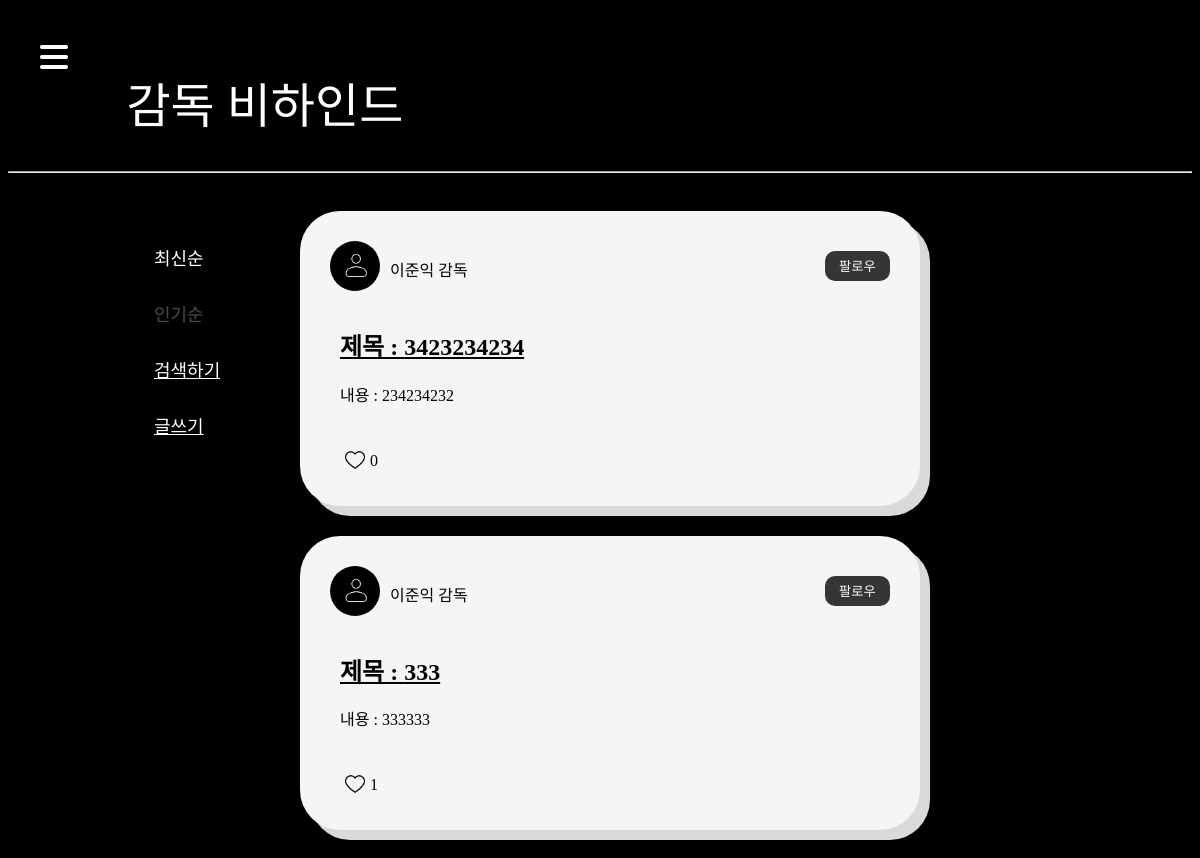
/behinds/ (signed in), run on an earlier commit of the app's database.
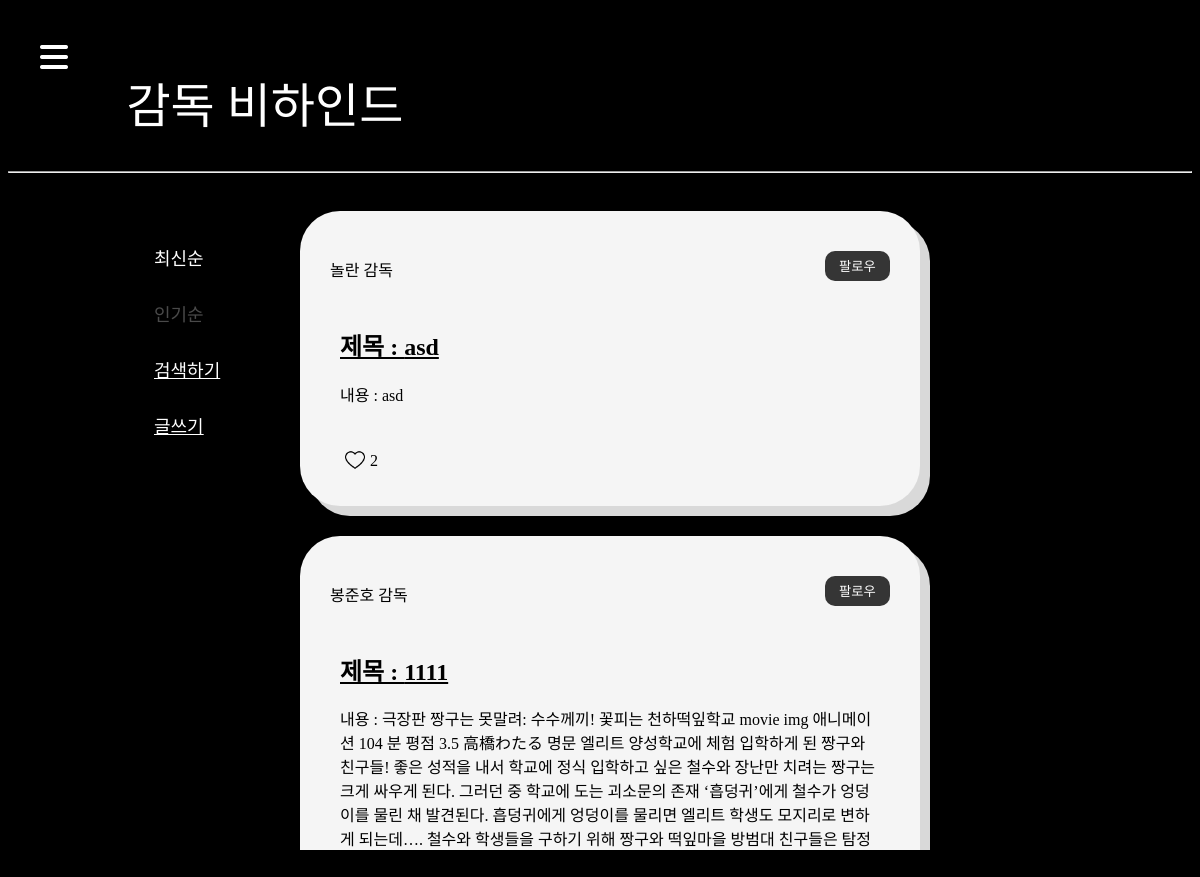
And on a later commit of the database.
### behinds/models.py (models this page shows)
class Behind(models.Model):
    user = models.ForeignKey(settings.AUTH_USER_MODEL, on_delete=models.CASCADE)
    title = models.CharField(max_length=50)
    content = models.TextField()
    created_at = models.DateTimeField(auto_now_add=True)
    updated_at = models.DateTimeField(auto_now=True)
    like_user = models.ManyToManyField(settings.AUTH_USER_MODEL, related_name='like_behinds')

### accounts/models.py (models this page shows)
class User(AbstractUser):
    followings = models.ManyToManyField('self', symmetrical=False, related_name='followers', blank=True)
    nickname = models.CharField(max_length=20)
    behind_auth = models.BooleanField(default=False)
    profile_image = models.ImageField(upload_to="image", blank=True)

### behinds/views.py (the view)
# urls.py: path('', views.index, name="index"),
def index(request):
    if request.body:
        jsonObject = json.loads(request.body)
        if 'inputContent' in jsonObject.keys():
            inputContent = jsonObject.get('inputContent')
            behinds = Behind.objects.all()
            users = get_user_model().objects. all()
            data = []
            behind_name = get_user_model().objects.filter(username__icontains=inputContent)
            if len(inputContent) > 0 and len(behind_name) > 0:
                for user in behind_name:
                    targetBehinds = user.behind_set.filter(user=user.pk)
                    for targetbehind in targetBehinds:
                        item = {
                            'pk': targetbehind.pk,
                            'title': targetbehind.title,
                            'username': user.username,
                        }
                        data.append(item)
            behinds_title = Behind.objects.filter(title__icontains = inputContent)
            if len(inputContent) > 0 and len(behinds_title) > 0:
                for behind in behinds_title:
                    item = {
                        'pk': behind.pk,
                        'title': behind.title,
                        'username': behind.user.username,
                    }
                    flag = True
                    for d in data :
                        if d['pk'] == behind.pk:
                            flag = False
                            break
                    if flag :
                        data.append(item)
            behinds_content = Behind.objects.filter(content__icontains = inputContent)
            if len(inputContent) > 0 and len(behinds_content) > 0:
                for behind in behinds_content:
                    item = {
                        'pk': behind.pk,
                        'title': behind.title,
                        'username': behind.user.username,
                    }
                    flag = True
                    for d in data :
                        if d['pk'] == behind.pk:
                            flag = False
                            break
                    if flag :
                        data.append(item)
            context = {
                'searchResult': data
            }
            return JsonResponse(context)
    else:
        recentBehinds = Behind.objects.all().order_by('-pk')
        popularBehinds = Behind.objects.annotate(popular_count=Count('like_user')).order_by('-popular_count')
        context = {
            'recentBehinds': recentBehinds,
            'popularBehinds': popularBehinds,
        }
    return render(request, 'behinds/index.html', context)

### behinds/templates/behinds/index.html (shortened to what this page needs)
{% extends 'base.html' %}
{% load static %}
{% block css %}
  <link rel="stylesheet" href="{% static 'css/behinds.css' %}">
{% endblock css %}
{% block content %}
  <div class="nav">감독 비하인드</div>
  <hr>
  <div class="box">
    <div class="re-select-box">
      <span class="re-select" id="recent">최신순</span>
      <span class="re-select deactivate" id="popular">인기순</span>
      <span class="re-select search-box" id="search-btn">검색하기</span>
      <a href="{% url 'behinds:create' %}" data-user-auth="{{ user.behind_auth }}" class="create-page" id="create-page">글쓰기</a>
    </div>
    <div class="middle-box" id="recent-form">
      <div class="form-box" id="form-box">
        {% for behind in recentBehinds %}
          <div class="form-list" id="form-list">
            <div class="profile">
              <div class="profile-user">
                {% if behind.user.profile_image %}
                  <img src="{{ behind.user.profile_image.url }}" alt="" class="user">
                {% endif %}
                <p id="director">{{ behind.user.username }} 감독</p>
              </div>
              <form id="follow-form" data-user-id="{{ behind.user.pk }}">
                {% if user in behind.user.followers.all %}
                  <button type="submit" class="follow" id="like-button-{{ behind.user.pk }}">언팔로우</button>
                {% else %}
                  <button type="submit" class="follow" id="like-button-{{ behind.user.pk }}">팔로우</button>
                {% endif %}
              </form>
            </div>
            <div class="in-content-box">
              <a href="{% url 'behinds:detail' behind.pk %} "><h2>제목 : {{ behind.title }}</h2></a>
              {% if behind.content|length > 300 %}
                <p>내용 : {{ behind.content | slice:"301" }}...</p>
              {% else %}
                <p>내용 : {{ behind.content | slice:"301" }}</p>
              {% endif %}
              <div class="like" data-behind-id="{{ behind.pk }}">
                {% if user in behind.like_user.all %}
                  <img
                    src="{% static "images/heart.png" %}"
                    class="like-img like-img-button like-img-button-{{ behind.pk }}"
                    data-behind-id="{{ behind.pk }}"
                  >
                {% else  %}
                  <img
                    src="{% static "images/love.png" %}"
                    class="like-img like-img-button like-img-button-{{ behind.pk }}"
                    data-behind-id="{{ behind.pk }}"
                  >
                {% endif %}
                <p id="like-count-{{ behind.pk }}">{{ behind.like_user.all|length }}</p>
              </div>
            </div>
          </div>
        {% endfor %}
      </div>
    </div>
  </div>
{% endblock content %}

### templates/base.html (shortened to what this page needs)
<!DOCTYPE html>
{% load static %}
<html lang="en">
<head>
  {% block css %}
  {% endblock css %}
  <link rel="stylesheet" href="{% static 'css/navbar.css' %}">
  <link rel="stylesheet" href="https://cdnjs.cloudflare.com/ajax/libs/font-awesome/4.7.0/css/font-awesome.min.css">
</head>
<body>
  <div id="navbar-box">
    <div id="navbar">
      <a href="#" class="menu-bars" id="show-menu">
        <i class="fas fa-bars"></i>
      </a>
    </div>
  </div>
  {% block content %}
  {% endblock content %}
</body>
</html>

### behinds/static/css/behinds.css (style rules this page uses)
body { background-color: black; height: 50rem; font-family: behind; }
.nav { width: 90%; height: 4.5rem; margin-top: 0; padding-left: 10%; padding-top: 5%; padding-bottom: 2%; color: white; font-size: 3em; }
a { color: black; }
.create-page { width: 120px; color: white; }
.profile { display: flex; justify-content: space-between; }
.profile-user { display: flex; }
.box { display: flex; justify-content: center; width: 100%; height: 44rem; }
.middle-box { width: 42rem; height: 95%; margin-right: 100px; display: flex; flex-direction: column; justify-content: center; align-items: center; }
.form-box { width: 50rem; height: 95%; overflow-y: scroll; display: flex; flex-direction: column; align-items: center; padding-bottom: 50px; }
.form-list { background-color: #f5f5f5; width: 70%; padding: 30px; margin-top: 30px; border-radius: 40px; box-shadow: 10px 10px #d9d9d9; }
.follow { width: 65px; height: 30px; margin-top: 10px; border-radius: 10px; border: none; background-color: #353535; color: white; font-family: behind; cursor: pointer; }
.like { display: flex; height: 30px; margin-top: 30px; margin-left: 5px; }
.like-img { width: 20px; height: 20px; margin-top: 14px; margin-right: 5px; cursor: pointer; }
.re-select { color: white; height: fit-content; font-size: 18px; font-family: behind; background-color: transparent; text-align: start; cursor: pointer; margin-bottom: 30px; }
.re-select-box { display: flex; flex-direction: column; justify-content: center; margin-top: 80px; width: fit-content; height: 10rem; font-size: 18px; }
.deactivate { color: #4a4a4a; }
.in-content-box { width: fit-content; height: fit-content; padding: 10px; }
.search-box { display: flex; width: fit-content; text-decoration: underline; }

### static/css/navbar.css (style rules this page uses)
#navbar-box { box-sizing: border-box; margin: 0; padding: 0; position: fixed; }
#navbar { background-color: none; height: 100px; display: flex; justify-content: start; align-items: center; }
.menu-bars { margin-left: 2rem; font-size: 2rem; color: black }
.fa-bars { color: white; }

What changed in the data, as far as the page shows it:
removed Behind: user.profile_image (placeholder picture), user.username "이준익", title "3423234234", content "234234232", like_user.all|length "0"
removed Behind: user.profile_image (placeholder picture), user.username "이준익", title "333", content "333333", like_user.all|length "1"
now on this page (row unchanged): Behind: user.username "놀란", title "asd", content "asd", like_user.all|length "2"
now on this page (row unchanged): Behind: user.username "봉준호", title "1111", content "극장판 짱구는 못말려: 수수께끼! 꽃피는 천하떡잎학교 movie img 애니메이션 104 분 평점 3.5 高橋わたる 명문 엘리트 양성학교에 체험 입학하게 된 짱구와 친구들! 좋은 성적을 내서 학교에 정식 입학하고 싶은 철수와 장난만 치려는 짱구는 크게 싸우게 된다. 그러던 중 학교에 도는 괴소문의 존재 ‘흡덩귀’에게 철수가 엉덩이를 물린 채 발견된다. 흡덩귀에게 엉덩이를 물리면 엘리트 학생도 모지리로 변하게 되는데…. 철수와 학생들을 구하기 위해 짱구와 떡잎마을 방범대 친구들은 탐정…"
